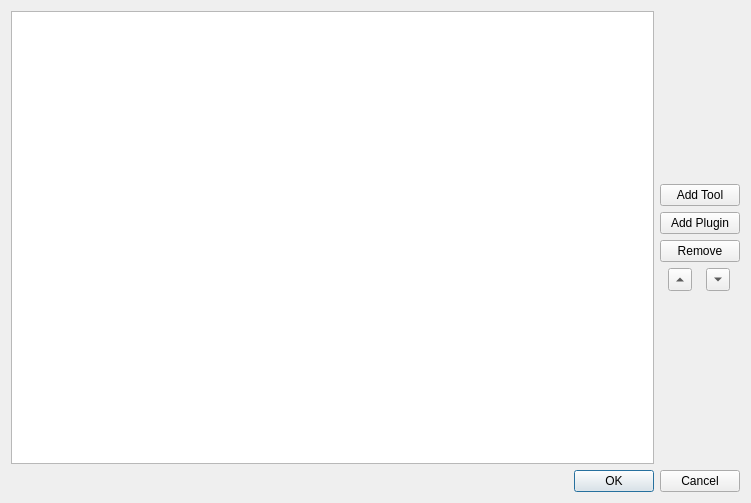
<?xml version="1.0" encoding="UTF-8"?>
<ui version="4.0">
 <class>AutomateEditor</class>
 <widget class="QDialog" name="AutomateEditor">
  <property name="geometry">
   <rect>
    <x>0</x>
    <y>0</y>
    <width>751</width>
    <height>503</height>
   </rect>
  </property>
  <property name="sizePolicy">
   <sizepolicy hsizetype="Preferred" vsizetype="Preferred">
    <horstretch>0</horstretch>
    <verstretch>0</verstretch>
   </sizepolicy>
  </property>
  <property name="windowTitle">
   <string>Automate List Editor</string>
  </property>
  <layout class="QGridLayout" name="gridLayout_2">
   <item row="0" column="0">
    <layout class="QGridLayout" name="gridLayout_3">
     <property name="leftMargin">
      <number>0</number>
     </property>
     <property name="rightMargin">
      <number>0</number>
     </property>
     <property name="bottomMargin">
      <number>0</number>
     </property>
     <item row="0" column="1">
      <layout class="QGridLayout" name="gridLayout">
       <item row="5" column="0">
        <spacer name="verticalSpacer">
         <property name="orientation">
          <enum>Qt::Vertical</enum>
         </property>
         <property name="sizeHint" stdset="0">
          <size>
           <width>20</width>
           <height>40</height>
          </size>
         </property>
        </spacer>
       </item>
       <item row="1" column="0">
        <widget class="QPushButton" name="addToolButton">
         <property name="toolTip">
          <string>Add a new Tool element to the list.</string>
         </property>
         <property name="text">
          <string>Add Tool</string>
         </property>
        </widget>
       </item>
       <item row="3" column="0">
        <widget class="QPushButton" name="delButton">
         <property name="toolTip">
          <string>Remove an Automate List element.</string>
         </property>
         <property name="text">
          <string>Remove</string>
         </property>
        </widget>
       </item>
       <item row="2" column="0">
        <widget class="QPushButton" name="addPluginButton">
         <property name="toolTip">
          <string>Add a new Plugin element to the list.</string>
         </property>
         <property name="text">
          <string>Add Plugin</string>
         </property>
        </widget>
       </item>
       <item row="0" column="0">
        <spacer name="verticalSpacer_2">
         <property name="orientation">
          <enum>Qt::Vertical</enum>
         </property>
         <property name="sizeHint" stdset="0">
          <size>
           <width>20</width>
           <height>40</height>
          </size>
         </property>
        </spacer>
       </item>
       <item row="4" column="0">
        <layout class="QHBoxLayout" name="horizontalLayout_3">
         <item>
          <widget class="QToolButton" name="tbMoveUp">
           <property name="toolTip">
            <string>Move selected element up.</string>
           </property>
           <property name="text">
            <string>...</string>
           </property>
           <property name="arrowType">
            <enum>Qt::UpArrow</enum>
           </property>
          </widget>
         </item>
         <item>
          <widget class="QToolButton" name="tbMoveDown">
           <property name="toolTip">
            <string>Move selected element down.</string>
           </property>
           <property name="text">
            <string>...</string>
           </property>
           <property name="arrowType">
            <enum>Qt::DownArrow</enum>
           </property>
          </widget>
         </item>
        </layout>
       </item>
      </layout>
     </item>
     <item row="0" column="0">
      <widget class="QTreeView" name="view">
       <property name="enabled">
        <bool>true</bool>
       </property>
       <property name="sizePolicy">
        <sizepolicy hsizetype="Expanding" vsizetype="Expanding">
         <horstretch>0</horstretch>
         <verstretch>0</verstretch>
        </sizepolicy>
       </property>
       <property name="minimumSize">
        <size>
         <width>600</width>
         <height>450</height>
        </size>
       </property>
       <property name="sizeIncrement">
        <size>
         <width>0</width>
         <height>0</height>
        </size>
       </property>
       <property name="alternatingRowColors">
        <bool>true</bool>
       </property>
       <property name="selectionBehavior">
        <enum>QAbstractItemView::SelectItems</enum>
       </property>
       <property name="horizontalScrollMode">
        <enum>QAbstractItemView::ScrollPerPixel</enum>
       </property>
       <property name="animated">
        <bool>false</bool>
       </property>
       <property name="allColumnsShowFocus">
        <bool>true</bool>
       </property>
      </widget>
     </item>
    </layout>
   </item>
   <item row="1" column="0">
    <widget class="QDialogButtonBox" name="buttonBox">
     <property name="toolTip">
      <string>Use OK to commit your changes to the file, otherwise use Cancel.</string>
     </property>
     <property name="standardButtons">
      <set>QDialogButtonBox::Cancel|QDialogButtonBox::Ok</set>
     </property>
    </widget>
   </item>
  </layout>
 </widget>
 <resources/>
 <connections/>
</ui>
